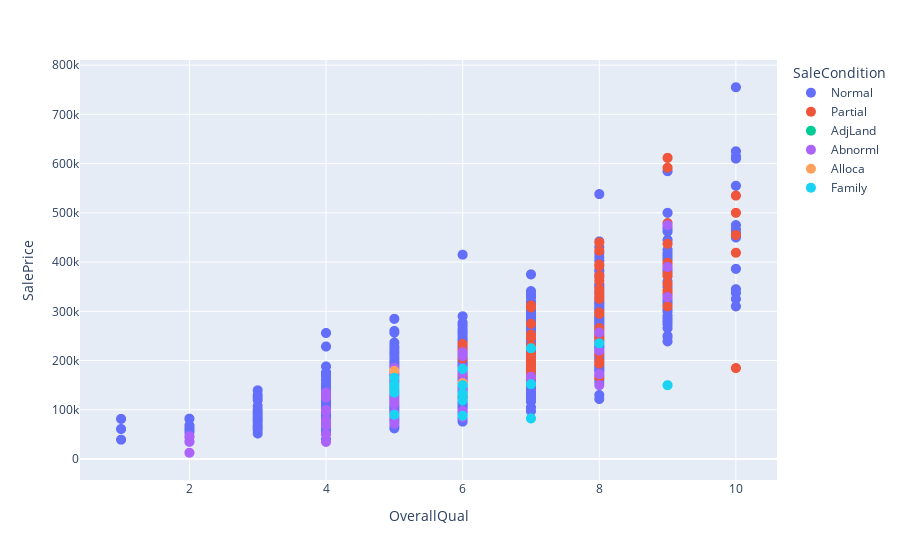

The notebook cell saved with this chart:
### Markdown cell above
### Outliers
Many of the outliers are associated with sale that are not "Normal"

### Code cell
import plotly.express as px
fig = px.scatter(housing, x="OverallQual", y="SalePrice", 
                 color="SaleCondition", hover_data=['GrLivArea', 'PID'])
fig.update_traces(marker_size=10)
fig.show()

### Figure 1 — Plotly figure (JSON) as saved in the notebook; plotly's stock layout.template omitted (floating-point values rounded to 4 significant figures; data arrays with more than 128 entries replaced by an {"elided": "..."} marker saying what was removed)
{"data": [{"customdata": {"elided": "2413x2 int values"}, "hovertemplate": "SaleCondition=Normal<br>OverallQual=%{x}<br>SalePrice=%{y}<br>GrLivArea=%{customdata[0]}<br>PID=%{customdata[1]}<extra></extra>", "legendgroup": "Normal", "marker": {"color": "#636efa", "size": 10, "symbol": "circle"}, "mode": "markers", "name": "Normal", "showlegend": true, "type": "scattergl", "x": {"elided": "2413 int values"}, "xaxis": "x", "y": {"elided": "2413 int values"}, "yaxis": "y"}, {"customdata": {"elided": "82x2 int values"}, "hovertemplate": "SaleCondition=Partial<br>OverallQual=%{x}<br>SalePrice=%{y}<br>GrLivArea=%{customdata[0]}<br>PID=%{customdata[1]}<extra></extra>", "legendgroup": "Partial", "marker": {"color": "#EF553B", "size": 10, "symbol": "circle"}, "mode": "markers", "name": "Partial", "showlegend": true, "type": "scattergl", "x": [7, 7, 5, 7, 7, 8, 8, 8, 6, 7, 8, 7, 6, 7, 10, 7, 7, 8, 7, 8, 8, 8, 7, 8, 8, 9, 6, 8, 10, 9, 7, 7, 6, 6, 7, 10, 8, 9, 8, 8, 8, 10, 9, 8, 8, 9, 9, 9, 7, 8, 8, 9, 8, 6, 8, 10, 7, 7, 7, 7, 7, 7, 9, 7, 8, 9, 7, 8, 8, 9, 8, 6, 7, 8, 7, 9, 8, 6, 8, 7, 8, 7], "xaxis": "x", "y": [187687, 203000, 115000, 168165, 173500, 325300, 193800, 395000, 222000, 210400, 392500, 274725, 156932, 227875, 500067, 311872, 185101, 423000, 164990, 294900, 345474, 261329, 202665, 361919, 372500, 479069, 233555, 244600, 184750, 336860, 182000, 194000, 204000, 158000, 172500, 535000, 235128, 398800, 255000, 212700, 339750, 419005, 437154, 369900, 253293, 394432, 376162, 611657, 213133, 297900, 266000, 591587, 392000, 170440, 246500, 455000, 230348, 246578, 194000, 309000, 308030, 185485, 356383, 199900, 258000, 342643, 252678, 198600, 260116, 310090, 329900, 142500, 187750, 440000, 203160, 372397, 394617, 208300, 336820, 224243, 166000, 197000], "yaxis": "y"}, {"customdata": [[2592, 909176170], [1012, 908103310]], "hovertemplate": "SaleCondition=AdjLand<br>OverallQual=%{x}<br>SalePrice=%{y}<br>GrLivArea=%{customdata[0]}<br>PID=%{customdata[1]}<extra></extra>", "legendgroup": "AdjLand", "marker": {"color": "#00cc96", "size": 10, "symbol": "circle"}, "mode": "markers", "name": "AdjLand", "showlegend": true, "type": "scattergl", "x": [5, 6], "xaxis": "x", "y": [150000, 127500], "yaxis": "y"}, {"customdata": [[1868, 527302020], [2748, 528118030], [1739, 533236050], [2276, 906412010], [1915, 906420020], [1396, 911175440], [1132, 903226160], [1176, 908127050], [1484, 903484080], [1458, 535353190], [995, 903232060], [2559, 906204180], [974, 923400150], [1320, 905103140], [992, 908102110], [864, 535403200], [2039, 535325460], [1800, 535456050], [1714, 527161090], [2259, 909428120], [1216, 535352080], [864, 527425060], [804, 902128170], [1537, 535105060], [832, 902207130], [864, 527405130], [912, 535403040], [1059, 905105010], [1709, 533215080], [1281, 535378080], [1050, 535301150], [1750, 902125020], [2126, 906475070], [1224, 923251180], [720, 902477120], [1509, 916403230], [1482, 908275290], [1141, 531375070], [894, 907203040], [1192, 535450180], [1844, 531382070], [480, 911175430], [1721, 905226110], [1126, 527326130], [1432, 902105110], [1128, 911128180], [1520, 909129100], [1092, 908102140], [1728, 532351090], [2050, 527352150], [819, 903454020], [1838, 907295100], [987, 527451290], [1302, 527451320], [1092, 923202137], [407, 902205070], [1315, 903457130], [896, 903230120], [1386, 905107320], [1566, 902305110], [1728, 534427010]], "hovertemplate": "SaleCondition=Abnorml<br>OverallQual=%{x}<br>SalePrice=%{y}<br>GrLivArea=%{customdata[0]}<br>PID=%{customdata[1]}<extra></extra>", "legendgroup": "Abnorml", "marker": {"color": "#ab63fa", "size": 10, "symbol": "circle"}, "mode": "markers", "name": "Abnorml", "showlegend": true, "type": "scattergl", "x": [6, 9, 8, 9, 8, 5, 6, 5, 4, 6, 5, 6, 5, 5, 5, 6, 7, 5, 6, 6, 5, 4, 5, 6, 2, 4, 5, 5, 9, 4, 6, 5, 5, 5, 4, 6, 4, 6, 5, 4, 8, 2, 5, 5, 5, 4, 5, 5, 5, 7, 5, 6, 6, 5, 5, 2, 4, 4, 6, 8, 5], "xaxis": "x", "y": [178000, 390000, 172500, 475000, 220000, 115000, 134000, 119900, 50000, 97500, 115000, 209000, 93500, 164500, 155891, 120000, 167000, 130000, 180000, 217000, 118500, 97000, 119000, 174000, 12789, 76500, 115000, 142500, 328900, 128500, 156000, 124000, 185000, 131000, 34900, 175000, 125000, 142500, 149900, 135000, 257000, 35311, 145000, 175000, 132000, 68400, 159434, 123000, 125000, 154000, 72000, 185000, 85400, 112000, 146000, 46500, 99500, 79000, 158900, 150000, 84900], "yaxis": "y"}, {"customdata": [[1200, 904301060], [1828, 910201180], [1128, 527175130], [2240, 906226120]], "hovertemplate": "SaleCondition=Alloca<br>OverallQual=%{x}<br>SalePrice=%{y}<br>GrLivArea=%{customdata[0]}<br>PID=%{customdata[1]}<extra></extra>", "legendgroup": "Alloca", "marker": {"color": "#FFA15A", "size": 10, "symbol": "circle"}, "mode": "markers", "name": "Alloca", "showlegend": true, "type": "scattergl", "x": [5, 5, 6, 5], "xaxis": "x", "y": [179000, 150909, 154204, 142953], "yaxis": "y"}, {"customdata": [[1092, 527451410], [1712, 534276230], [1411, 527326040], [1625, 911370460], [1733, 527105140], [2944, 533350090], [1242, 535453180], [1633, 527162180], [1316, 903425270], [1740, 534127230], [2080, 535426130], [1112, 909282130], [1033, 908103260], [1480, 902405120], [1488, 527276040], [1370, 527359050], [1576, 903233100]], "hovertemplate": "SaleCondition=Family<br>OverallQual=%{x}<br>SalePrice=%{y}<br>GrLivArea=%{customdata[0]}<br>PID=%{customdata[1]}<extra></extra>", "legendgroup": "Family", "marker": {"color": "#19d3f3", "size": 10, "symbol": "circle"}, "mode": "markers", "name": "Family", "showlegend": true, "type": "scattergl", "x": [6, 5, 7, 8, 7, 9, 5, 6, 5, 6, 5, 5, 5, 6, 6, 7, 5], "xaxis": "x", "y": [88000, 145000, 82500, 235000, 225000, 150000, 152000, 183000, 90000, 150000, 135000, 144800, 165000, 119000, 133000, 152000, 149000], "yaxis": "y"}], "layout": {"legend": {"title": {"text": "SaleCondition"}, "tracegroupgap": 0}, "margin": {"t": 60}, "xaxis": {"anchor": "y", "domain": [0, 1], "title": {"text": "OverallQual"}}, "yaxis": {"anchor": "x", "domain": [0, 1], "title": {"text": "SalePrice"}}}}
